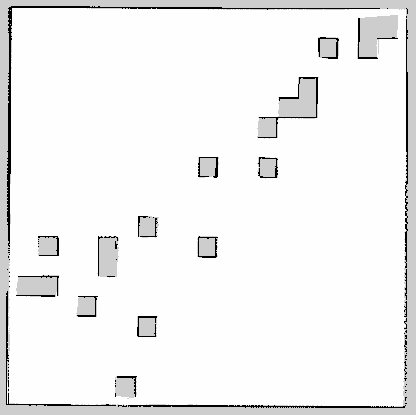
#> input picture src/map/my_map_fixed.pgm, 416 x 415 px
$ python rtt.py
#> lines starting #> are read from the running program, lines starting #| are printed output that depends on the picture; after the words box and inside, x2 and y2 are one past the last pixel; in counts of white or black regions, pixels touching at a corner belong together
import cv2
import numpy as np
from matplotlib import pyplot as plt
import math
import random

# Carregando a imagem
with open('my_map_fixed.pgm', 'rb') as pgmf:
    img = plt.imread(pgmf)
#> img is the input picture: shape (415, 416); min 0, max 254, mean 242.1

# Criando uma cópia da imagem com base em um threshold
image = 1.0 * (img > 240)
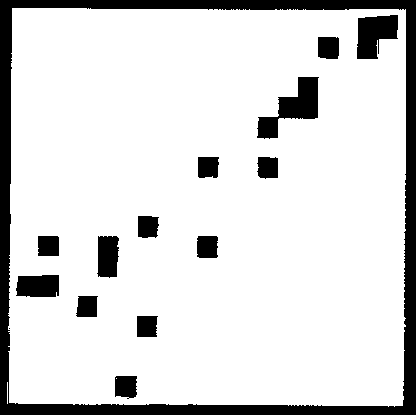
#> image: shape (415, 416) float64; values 0 (black) and 1 (white), 85.6% white; 15 black regions (1 under 20 px), largest, box (x1, y1, x2, y2) and area: (0, 0, 416, 415) 16323, (257, 77, 319, 139) 1670, (357, 15, 398, 59) 1305

# Definindo os pontos de objetivo e do robô
goal = (90, 15)
robot_pos = (25, 300)

# Marcando os pontos na imagem
image[goal[0]][goal[1]] = 0
image[robot_pos[0]][robot_pos[1]] = 0

# Parâmetros do algoritmo
f_crescimento = 12
arvore = [robot_pos]
caminho = []
pais = []
filhos = []
max_interacoes = 800

def encontrar_no_proximo(arvore, ponto_aleatorio):
    menor_dist = float('inf')
    no_proximo = None
    for n in arvore:
        dist = math.dist(n, ponto_aleatorio)
        if dist < menor_dist:
            menor_dist = dist
            no_proximo = n
    return no_proximo

def criar_novo_no(no_proximo, ponto_aleatorio, f_crescimento):
    vetor_direcao = (ponto_aleatorio[0] - no_proximo[0], ponto_aleatorio[1] - no_proximo[1])
    modulo_vetor = math.sqrt(vetor_direcao[0]**2 + vetor_direcao[1]**2)

    if modulo_vetor < f_crescimento:
        return ponto_aleatorio

    fator = f_crescimento / modulo_vetor
    novo_no = (int(no_proximo[0] + vetor_direcao[0] * fator), int(no_proximo[1] + vetor_direcao[1] * fator))

    return novo_no

for i in range(max_interacoes):
    ponto_aleatorio = (random.randint(0, 350), random.randint(0, 350))

    no_proximo = encontrar_no_proximo(arvore, ponto_aleatorio)
    novo_no = criar_novo_no(no_proximo, ponto_aleatorio, f_crescimento)

    if image[novo_no[0]][novo_no[1]] == 1.0:
        arvore.append(novo_no)
        caminho.append((no_proximo, novo_no))
        pais.append(no_proximo)
        filhos.append(novo_no)

        if math.dist(novo_no, goal) < f_crescimento:
            print("Objetivo alcançado!")
            break
#> after the loop, arvore = 267 pairs, first value 11 to 338, second value 12 to 331; caminho = 266 items; filhos = 266 pairs, first value 11 to 338, second value 12 to 331; pais = 266 pairs, first value 14 to 327, second value 21 to 326

# Convertendo a imagem para BGR para o OpenCV
image = cv2.cvtColor(img.copy(), cv2.COLOR_GRAY2BGR)
#> image: shape (415, 416, 3)

# Colorindo as linhas da árvore
for (ponto1, ponto2) in caminho:
    cv2.line(image, ponto1[::-1], ponto2[::-1], (0, 0, 255), 1)
#> this loop made 266 passes
#> (ponto1, ponto2) on passes 1 to 3: ((25, 300), (35, 294)), ((35, 294), (33, 282)), ((33, 282), (44, 280))
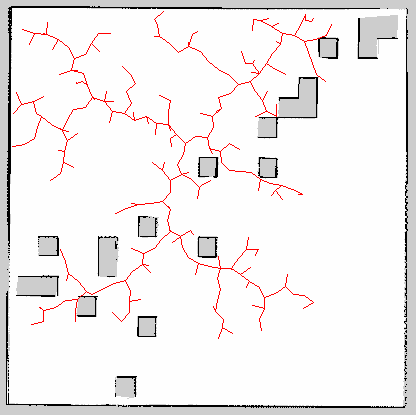
#> image: shape (415, 416, 3); mean B, G, R 238.4, 238.4, 242.1

# Colorindo o caminho correto
caminho_correto = []
filho_atual = no_proximo
#> filho_atual = (104, 21)
pai_atual = novo_no

while True:
    indice = filhos.index(filho_atual)
    pai_atual = pais[indice]
    caminho_correto.append((pai_atual, filho_atual))
    filho_atual = pai_atual
    if filho_atual == robot_pos:
        break
#> this loop made 34 passes
#> (indice, filho_atual) on passes 1 to 12: (137, (101, 33)), (86, (113, 36)), (83, (116, 41)), (78, (124, 51)), (65, (130, 62)), (63, (119, 67)), (60, (109, 73)), (59, (107, 85)), (55, (97, 92)), (47, (101, 104)), (45, (111, 112)), (42, (113, 124))
#> after the loop, caminho_correto = 34 items

# Colorindo o caminho final
for (ponto1, ponto2) in caminho_correto:
    cv2.line(image, ponto1[::-1], ponto2[::-1], (255, 0, 0), 1)
#> this loop made 34 passes
#> (ponto1, ponto2) on passes 1 to 12: ((101, 33), (104, 21)), ((113, 36), (101, 33)), ((116, 41), (113, 36)), ((124, 51), (116, 41)), ((130, 62), (124, 51)), ((119, 67), (130, 62)), ((109, 73), (119, 67)), ((107, 85), (109, 73)), ((97, 92), (107, 85)), ((101, 104), (97, 92)), ((111, 112), (101, 104)), ((113, 124), (111, 112))
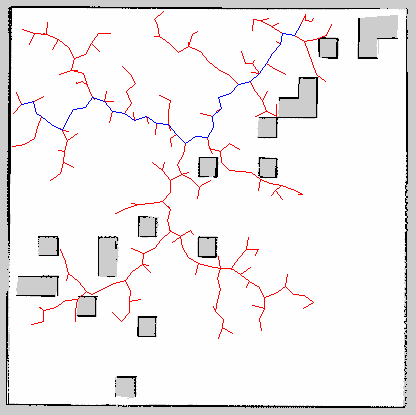
#> image: shape (415, 416, 3); 0.21% of pixels changed, all inside (x1, y1, x2, y2) = (21, 25, 301, 144)

plt.imshow(image)
plt.title('Árvore Aleatória de Exploração Rápida (RRT)')
plt.show()

$ run again, with src/map/my_map_random.pgm copied over src/map/my_map_fixed.pgm
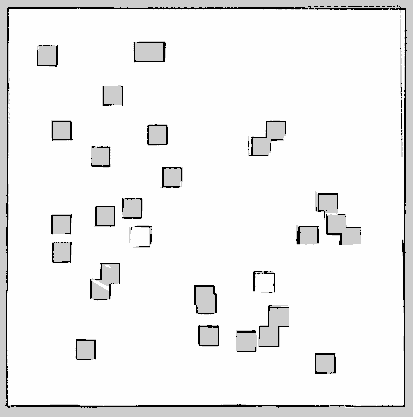
#> input picture src/map/my_map_random.pgm, 413 x 417 px
#> img is the input picture: shape (417, 413); min 0, max 254, mean 240.2
#> after the loop `for i in range(max_interacoes):`: arvore = 272 pairs, first value 11 to 337, second value 9 to 331; caminho = 271 items; filhos = 271 pairs, first value 11 to 337, second value 9 to 331; pais = 271 pairs, first value 14 to 333, second value 21 to 326
#> the loop `for (ponto1, ponto2) in caminho:` made 271 passes
#> (ponto1, ponto2) on passes 1 to 3: ((25, 300), (35, 294)), ((35, 294), (33, 282)), ((33, 282), (44, 280))
#> after the loop `for (ponto1, ponto2) in caminho:`:
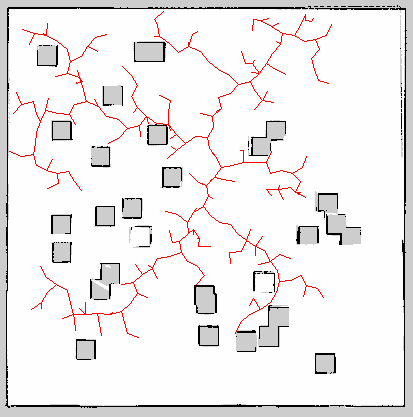
#> image: shape (417, 413, 3); mean B, G, R 236.4, 236.4, 240.2
#> `filho_atual = no_proximo`: filho_atual = (104, 21)
#> the loop `while True:` made 34 passes
#> (indice, filho_atual) on passes 1 to 8: (137, (101, 33)), (88, (113, 36)), (85, (121, 40)), (84, (110, 45)), (82, (113, 57)), (69, (114, 69)), (65, (104, 74)), (64, (101, 86))
#> after the loop `while True:`: caminho_correto = 34 items
#> the loop `for (ponto1, ponto2) in caminho_correto:` made 34 passes
#> (ponto1, ponto2) on passes 1 to 8: ((101, 33), (104, 21)), ((113, 36), (101, 33)), ((121, 40), (113, 36)), ((110, 45), (121, 40)), ((113, 57), (110, 45)), ((114, 69), (113, 57)), ((104, 74), (114, 69)), ((101, 86), (104, 74))
#> after the loop `for (ponto1, ponto2) in caminho_correto:`:
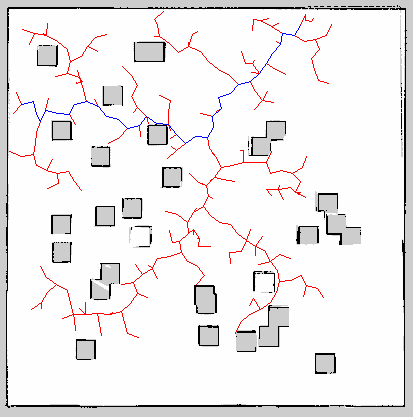
#> image: shape (417, 413, 3); 0.21% of pixels changed, all inside (x1, y1, x2, y2) = (21, 25, 301, 144)
